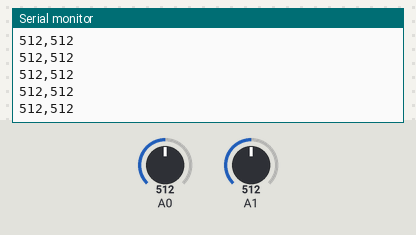
The sketch below on a simulated Arduino Uno, built with avr-gcc and run on an emulated ATmega328P. Parts: the last lines printed to the serial monitor. The test bench sets the inputs (shaded band); at power-on: A0 = 512, A1 = 512.

Above: at 1.2 s.
1.3 s: A0 set to 716
At 2.3 s:
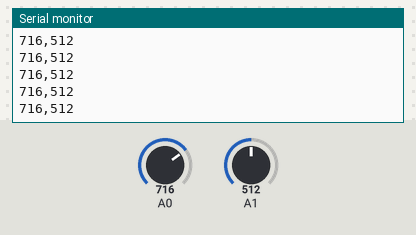
4.3 s: A1 set to 716
At 5.2 s:
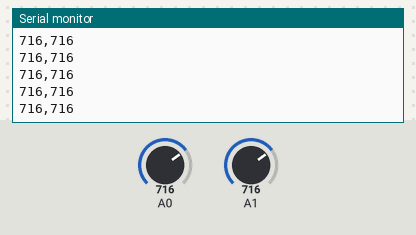
5.8 s: A0 set to 900
At 6.3 s:
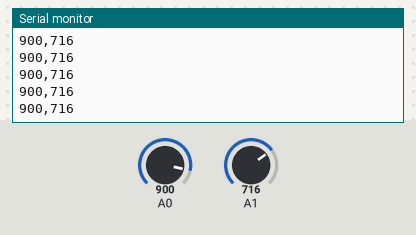
7.3 s: A1 set to 900
At 8.0 s:
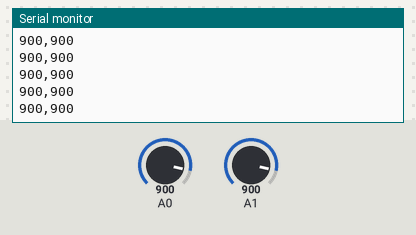
Timing chart, 0 to 9.8 s (numbered marks = the images above; inputs shaded):
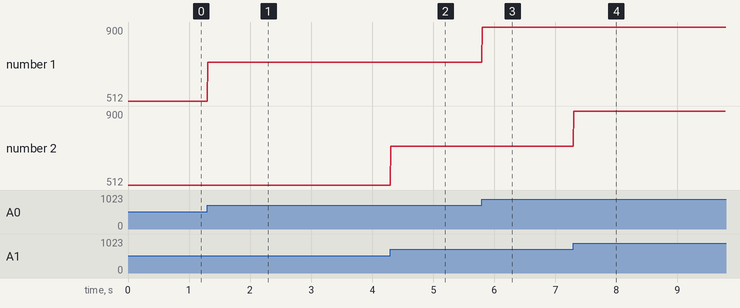

The sketch:

arduino_two_sensors.ino
```cpp
int sensorValue0;
int sensorValue1;

void setup() {
  // initialize the serial communication:
  Serial.begin(9600);
}

void loop() {
  sensorValue0 = analogRead(A0);
  sensorValue1 = analogRead(A1);
  Serial.print(sensorValue0);
  Serial.print(",");
  Serial.println(sensorValue1);

  delay(10);
}
```

Measured:
- after the input at 1.3 s, the serial monitor: prints a new line at once (image 1)
- after the input at 4.3 s, the serial monitor: prints a new line at once (image 2)
- after the input at 5.8 s, the serial monitor: prints a new line at once (image 3)
- after the input at 7.3 s, the serial monitor: prints a new line at once (image 4)
- plotted number 1: 512 → 716 after the input at 1.3 s, 716 → 900 after the input at 5.8 s
